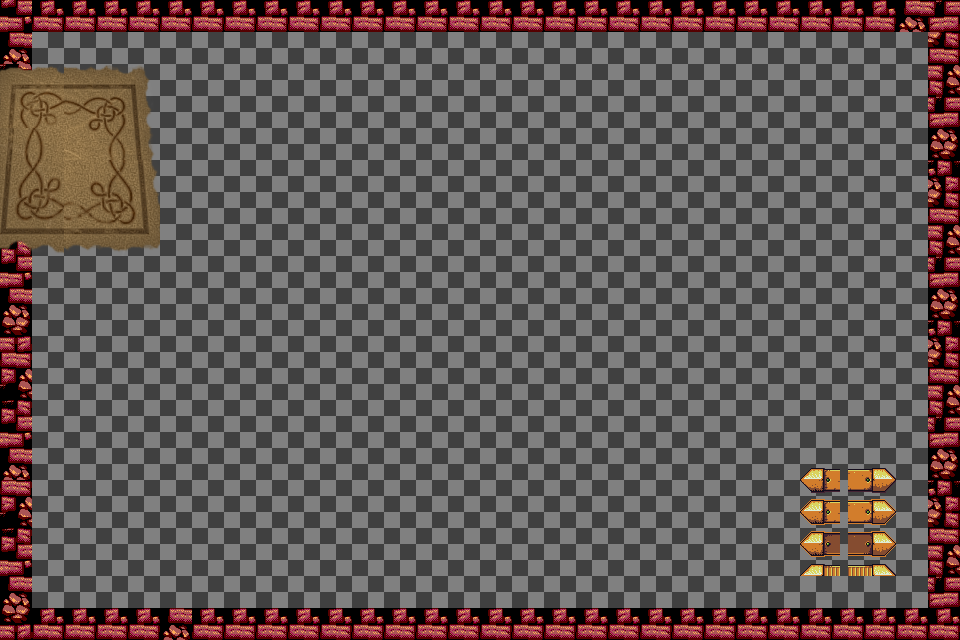

Rendered tile map (Tiled .tmx) drawn with the repository's tilesets; below, a short description and the map source with its tile grids summarised:
An orthogonal 30x20 tile map with 32x32 px tiles, 3 tile layers (Sol, Murs, Zones interactives), 4 tilesets.

<map version="1.10" tiledversion="1.10.2" orientation="orthogonal" renderorder="right-up" width="30" height="20" tilewidth="32" tileheight="32" infinite="0" nextlayerid="9" nextobjectid="1">
 <tileset firstgid="1" source="map.tsx" />
 <tileset firstgid="1981" source="ui_gold_sheet.tsx" />
 <tileset firstgid="2109" source="space_merc.tsx" />
 <tileset firstgid="3133" source="Inside Tileset.tsx" />
 <layer id="1" name="Sol" width="30" height="20">
  <data>[600 cells, 600 non-empty, 1 distinct tile ids]</data>
 </layer>
 <layer id="7" name="Murs" width="30" height="20">
  <data>[600 cells, 600 non-empty, 12 distinct tile ids]</data>
 </layer>
 <layer id="8" name="Zones interactives" width="30" height="20">
  <properties>
   <property name="Interaction" value="Interaction spéciale" />
   <property name="collision" type="bool" value="true" />
  </properties>
  <data>[600 cells, 42 non-empty, 42 distinct tile ids]</data>
 </layer>
</map>
